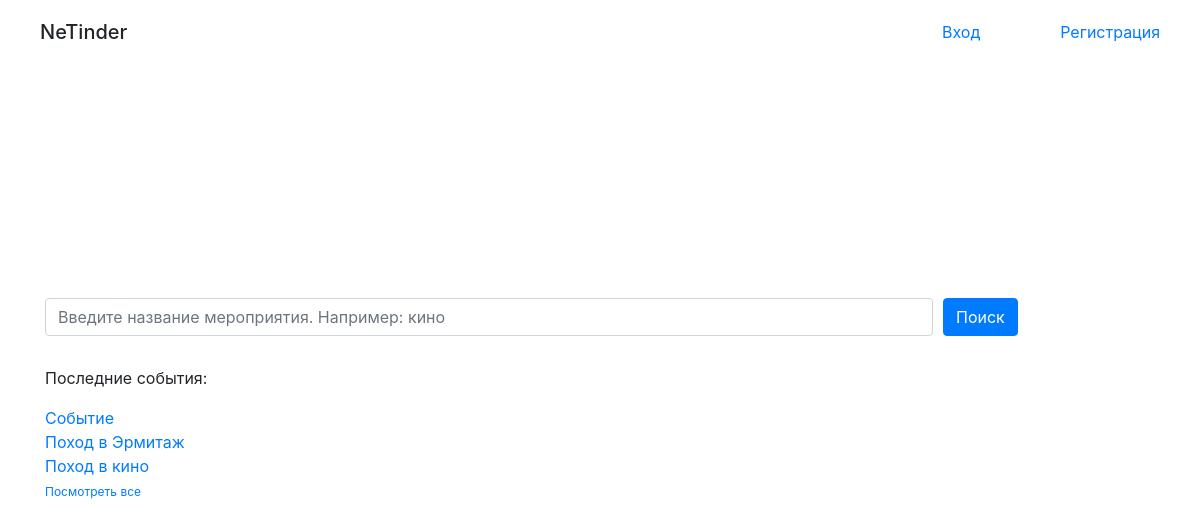
Before: / with the older database file.
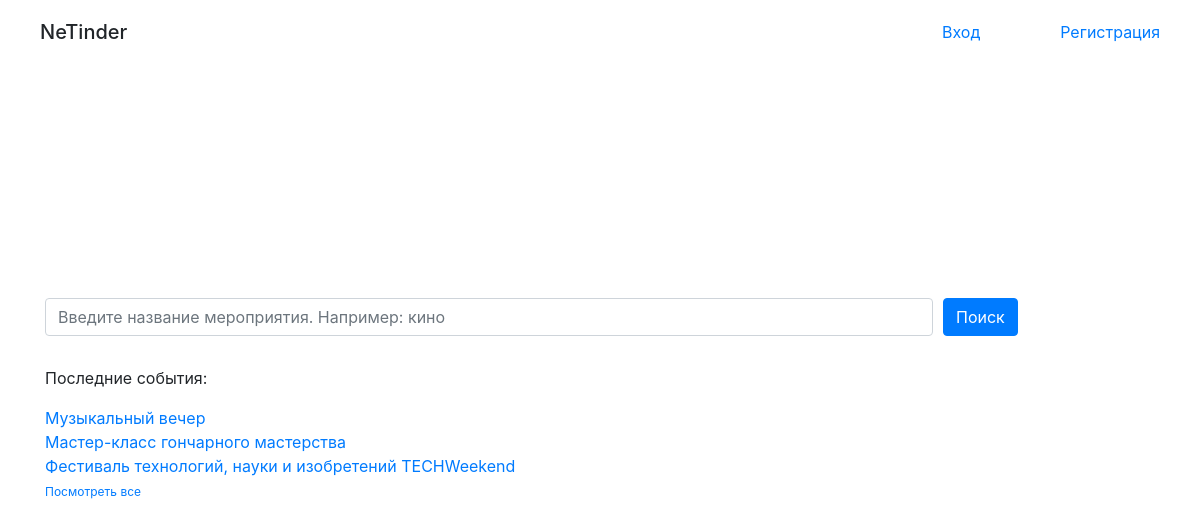
After: the same page with the newer database file.
### tables this page shows
CREATE TABLE events (
    id INTEGER PRIMARY KEY AUTOINCREMENT,
    title TEXT,
    description TEXT
);

### run.py (the view)
@app.route('/')
def index():
    conn = sqlite3.connect('app.db')
    conn.row_factory = dict_factory
    c = conn.cursor()
    c.execute("SELECT * FROM events")
    events = list(c.fetchall())
    events.reverse()
    return render_template('index.html', events=events, user=User)

### run.py (called while the page is built)
def dict_factory(cursor, row):
    d = {}
    for idx, col in enumerate(cursor.description):
        d[col[0]] = row[idx]
    return d

### templates/index.html (shortened to what this page needs)
<!DOCTYPE html>
<html>
<head>
    <link rel="stylesheet" href="https://stackpath.bootstrapcdn.com/bootstrap/4.1.3/css/bootstrap.min.css">
</head>
<body>
    <header>
        <h5 style="float:left; padding:20px 40px;"> NeTinder </h5>
        {% if user.status == true %}
            <a class="hb" href="/exit"> Выход </a>
            <a class="hb" href="/add_events"> Добавить событие </a>
        {% else %}
            <a class="hb" href="/registration"> Регистрация </a>
            <a class="hb" href="/login"> Вход </a>
        {% endif %}
    </header>
    <div class="center">
        <div class="container">
            <form class="form" method="get" action="/search">
                <input placeholder="Введите название мероприятия. Например: кино" type="search" name="query" class="form-control _sear">
                <button type="submit" class="btn btn-primary"> Поиск </button>
            </form>
            <p style="padding-top:30px;"> Последние события:</p>
            {% for e in range(3) %}
                <span>
                    <a href="/event/{{events[e].id}}">{{events[e].title}}</a>
                </span>
                <br />
            {% endfor%}
            <a href="/search?query=" class="all">Посмотреть все</a>
        </div>
    </div>
</body>
</html>

Changed rows visible on the page:
no longer on this page (row edited): events: title "Событие"
no longer on this page (row edited): events: title "Поход в Эрмитаж"
no longer on this page (row edited): events: title "Поход в кино"
added events: title "Музыкальный вечер"
added events: title "Мастер-класс гончарного мастерства"
added events: title "Фестиваль технологий, науки и изобретений TECHWeekend"
